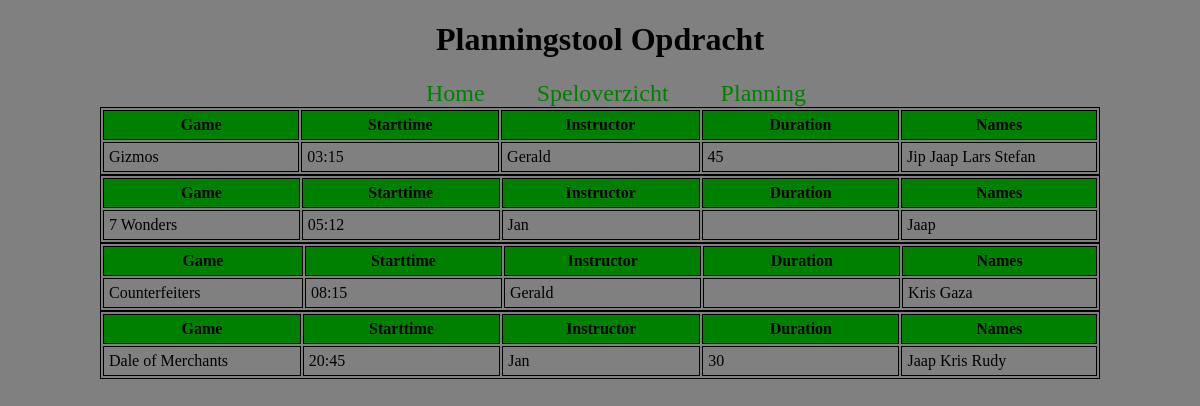
The page /speloverzicht.php on the database its author committed.
### tables this page shows
CREATE TABLE IF NOT EXISTS `Planning` (
  `Id` int(1) NOT NULL,
  `Begintime` time(4) NOT NULL,
  `Instructor` varchar(250) NOT NULL,
  `Players` text NOT NULL,
  `Gamename` text NOT NULL
);

### speloverzicht.php (the view, shortened to what this page needs)
<!DOCTYPE html>
<html>
<head>
	<link rel="stylesheet" type="text/css" href="css/speloverzicht4.css">
</head>
<body>
<?php
include ('navbar.php');
?>
<?php
$servername = "localhost";
$username = "root";
$password = "mysql";
try {
    $conn = new PDO("mysql:host=$servername;dbname=Planningstool", $username, $password);
    $conn->setAttribute(PDO::ATTR_ERRMODE, PDO::ERRMODE_EXCEPTION);
    }
catch(PDOException $e)
    {
    echo "Connection failed: " . $e->getMessage();
    }
	$sql2 = "SELECT Id, Begintime, Instructor, Players, Gamename, (SELECT play_minutes FROM games WHERE Planning.Gamename = games.name) as play_minutes FROM Planning ORDER BY Begintime";
	$resultaat = $conn->query($sql2);
	$rijen = $resultaat->fetchAll();
	foreach ($rijen as $rij){
	$time = $rij["Begintime"];
?>
	<div>
	<table>
		<tr>
			<th class="Game">Game</th>
			<th class="Starttime">Starttime</th>
			<th class="Instructor">Instructor</th>
			<th class="duration">Duration</th>
			<th class="name">Names</th>
		</tr>
		<tr>
			<td class="Game"><?php echo $rij["Gamename"]?></td>
			<td class="Starttime"><?php echo substr($time, 0 , -8)?></td>
			<td class="Instructor"><?php echo $rij["Instructor"]?></td>
			<td class="duration"><?php echo $rij["play_minutes"]?></td>
			<td class="name"><?php echo $rij["Players"]?></td>
		</tr>
	</table>
	</div>
<?php
	}
?>
</body>
</html>

### navbar.php
<h1 id='titel'>Planningstool Opdracht</h1>
<ul id='navbar'>
	<li><a href="index.php">Home</a></li>
	<li><a href="speloverzicht.php">Speloverzicht</a></li>
	<li><a href="planning.php">Planning</a></li>
</ul>

### css/speloverzicht4.css (style rules this page uses)
body { background-color: grey; width: 1000px; margin: 0 auto; }
div { background-color: grey; }
#titel { text-align: center; }
#navbar { list-style-type: none; margin: 0; margin-left: 300px; padding: 0; overflow: hidden; }
#navbar li { float: left; }
a:link { text-decoration: none; color: green; }
#navbar li a { display: inline; text-align: center; padding: 20px 26px; text-decoration: 0; font-size: 24px; }
table, th, td { border: 1px solid black; }
tr, th, td { padding: 5px; }
th { background-color: green; }
.Game { width: 200px }
.Starttime { width: 200px }
.Instructor { width: 200px }
.duration { width: 200px }
.name { width: 200px }

### rows shown on the page
planning: Gamename "Gizmos", Begintime "03:15", Instructor "Gerald", play_minutes "45", Players "Jip Jaap Lars Stefan"
planning: Gamename "7 Wonders", Begintime "05:12", Instructor "Jan", Players "Jaap"
planning: Gamename "Counterfeiters", Begintime "08:15", Instructor "Gerald", Players "Kris Gaza"
planning: Gamename "Dale of Merchants", Begintime "20:45", Instructor "Jan", play_minutes "30", Players "Jaap Kris Rudy"
